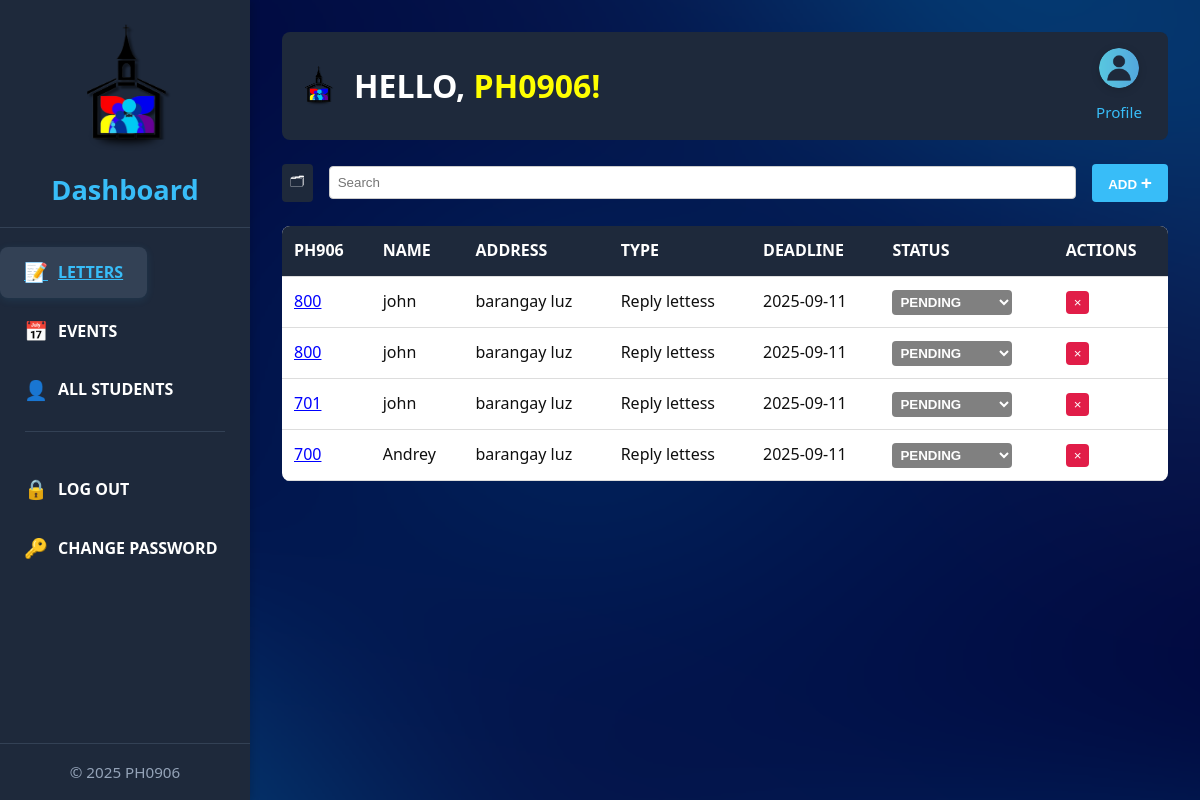
The page /home.php on the database as committed earlier.
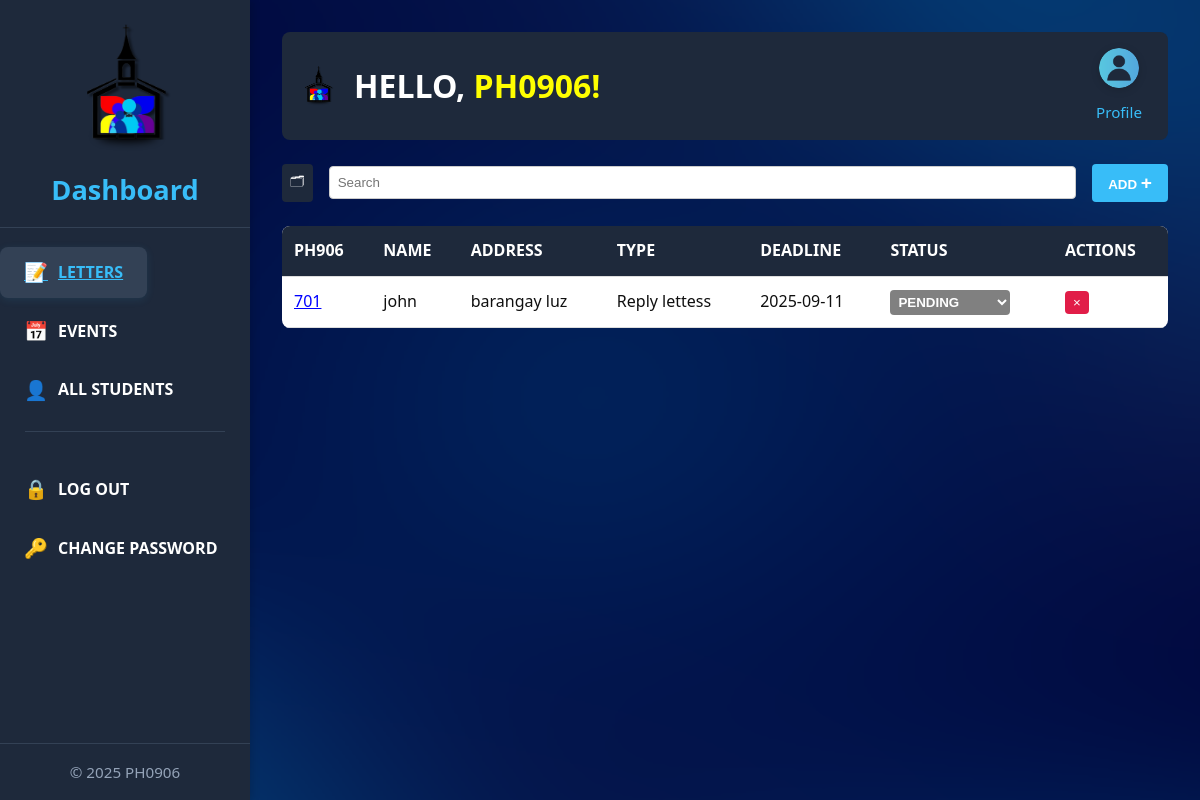
The same page on the database as committed later.
### tables this page shows
CREATE TABLE `students` (
  `id` int(100) NOT NULL,
  `ph906` varchar(255) NOT NULL,
  `name` varchar(255) NOT NULL,
  `address` varchar(255) NOT NULL,
  `type` varchar(255) NOT NULL,
  `deadline` date NOT NULL,
  `status` varchar(255) NOT NULL
);

### home.php (the view, shortened to what this page needs)
<!DOCTYPE html>
<html lang="en">
<head>
  <link rel="stylesheet" href="home.css" />
</head>
<body>
  <div class="sidebar-panel" style="position: fixed; top: 0; left: 0; width: 250px; height: 100%; background: #1e293b; color: white; box-shadow: 2px 0 8px rgba(0,0,0,0.15); display: flex; flex-direction: column; justify-content: space-between; z-index: 1000;">
    <div>
      <div class="sidebar-header" style="padding: 1.5rem 1rem 1rem 1rem; border-bottom: 1px solid #334155; text-align: center;">
        <img src="ph0906logo.png" alt="Logo" style="width: 118px; height: 128px; margin-bottom: 0.5rem;">
        <h2 style="font-size: 1.7rem; color: #38bdf8; margin: 0;">Dashboard</h2>
      </div>
  <ul class="sidebar-menu" style="list-style: none; padding: 1.2rem 0; margin: 0; display: flex; flex-direction: column; gap: 0.5rem; align-items: flex-start;">
        <li><a href="home.php" style="display: flex; align-items: center; gap: 10px; padding: 10px 24px; color: #38bdf8;background: #334155;  text-decoration: underline; font-weight: bold; border-radius: 8px;box-shadow: 0 2px 8px rgba(56,189,248,0.10);"><span style="font-size:1.2em;">&#128221;</span> Letters</a></li>
        <li><a href="events.php" style="display: flex; align-items: center; gap: 10px; padding: 10px 24px; color: white; text-decoration: none; font-weight: bold; border-radius: 8px; transition: background 0.2s;"><span style="font-size:1.2em;">&#128197;</span> Events</a></li>
        <li><a href="all_students.php" style="display: flex; align-items: center; gap: 10px; padding: 10px 24px; color: white; text-decoration: none; font-weight: bold; border-radius: 8px; transition: background 0.2s;"><span style="font-size:1.2em;">&#128100;</span> All Students</a></li>
        <div style="width: 80%; margin: 0.5rem auto 1.5rem auto;">
          <hr style="border: none; border-bottom: 1px solid #334155;">
        </div>
        <li><a href="logout.php" onclick="return confirm('Are you sure you want to log out?');" style="display: flex; align-items: center; gap: 10px; padding: 10px 24px; color: white; text-decoration: none; font-weight: bold; border-radius: 8px; transition: background 0.2s;"><span style="font-size:1.2em;">&#128274;</span> Log Out</a></li>
        <li><a href="#" id="change-password-link" style="display: flex; align-items: center; gap: 10px; padding: 10px 24px; color: white; text-decoration: none; font-weight: bold; border-radius: 8px; transition: background 0.2s;"><span style="font-size:1.2em;">&#128273;</span> Change Password</a></li>
      </ul>
    </div>
    <div class="sidebar-footer" style="padding: 1rem; text-align: center; font-size: 0.95rem; color: #94a3b8; border-top: 1px solid #334155;">
      <p style="margin:0;">&copy; 2025 PH0906</p>
    </div>
  </div>
  <div class="home-container">
    <header class="main-header">
      <div class="header-group">
        <img src="ph0906logo.png" alt="Church Icon" class="icon" />
        <h1>HELLO, <span class="highlight">PH0906!</span></h1>
      </div>
            <div class="profile-icon" style="margin-right: 10px; text-align: center;">
        <a href="caseworkerprofile.php">
          <img src="icon.png" alt="Profile" style="width: 40px; height: 40px; border-radius: 50%; object-fit: cover; box-shadow: 0 2px 8px rgba(0,0,0,0.15);" />
        </a>
        <div style="font-size: 0.95em; color: #38bdf8; margin-top: 4px;">Profile</div>
      </div>
    </header>
    <section class="search-section">
      <button class="filter-btn" id="filter-btn">&#x1F5C2;</button>
      <input type="text" class="search-input" placeholder="Search" id="search-input" />
      <button class="add-btn" id="open-add-modal">ADD <span>+</span></button>
    </section>
    <section class="table-section">
      <table>
        <thead>
          <tr>
            <th>PH906</th>
            <th>NAME</th>
            <th>ADDRESS</th>
            <th>TYPE</th>
            <th>DEADLINE</th>
            <th>STATUS</th>
            <th>ACTIONS</th>
          </tr>
        </thead>
        <tbody id="students-tbody">
        <?php
        include 'db.php';
        $result = $conn->query("SELECT * FROM students ORDER BY id DESC");
        while ($row = $result->fetch_assoc()) {
            $statusColor = '';
            switch ($row['status']) {
                case 'PENDING':
                    $statusColor = 'background-color: gray; color: white;';
                    break;
            }
            echo "<tr>
                <td><a href='studentprofile.php?ph906={$row['ph906']}' style='color: blue; text-decoration: underline;'>{$row['ph906']}</a></td>
                <td>{$row['name']}</td>
                <td>{$row['address']}</td>
                <td>{$row['type']}</td>
                <td>{$row['deadline']}</td>
                <td>
                    <form action='update_status.php' method='post' style='display:inline;'>
                        <input type='hidden' name='id' value='{$row['id']}'>
                        <select name='status' class='status-dropdown' style='{$statusColor}' onchange='this.form.submit()'>
                            <option value='PENDING' " . ($row['status'] === 'PENDING' ? 'selected' : '') . ">PENDING</option>
                            <option value='TURN IN' " . ($row['status'] === 'TURN IN' ? 'selected' : '') . ">TURN IN</option>
                            <option value='ON HAND' " . ($row['status'] === 'ON HAND' ? 'selected' : '') . ">ON HAND</option>
                            <option value='OUTDATED' " . ($row['status'] === 'OUTDATED' ? 'selected' : '') . ">OUTDATED</option>
                            <option value='TURN IN LATE' " . ($row['status'] === 'TURN IN LATE' ? 'selected' : '') . ">TURN IN LATE</option>
                        </select>
                    </form>
                </td>
                <td>
                    <form action='delete_student.php' method='post' style='display:inline;'>
                        <input type='hidden' name='id' value='{$row['id']}'>
                        <button type='submit' class='remove-btn'>&times;</button>
                    </form>
                </td>
            </tr>";
        }
        ?>
        </tbody>
      </table>
    </section>
  </div>
</body>
</html>

### home.css (style rules this page uses)
* { margin: 0; padding: 0; box-sizing: border-box; }
body { font-family: 'Segoe UI', Tahoma, Geneva, Verdana, sans-serif; background-image: url("darkbluebackground.png"); background-size: cover; background-position: center; background-repeat: no-repeat; background-attachment: fixed; background-color: #f4f4f4; color: #0f0f0f; line-height: 1.6; display: flex; min-height: 100vh; }
.sidebar-panel { position: fixed; top: 0; left: 0; width: 250px; height: 100%; background-color: #1e293b; color: white; display: flex; flex-direction: column; justify-content: flex-start; z-index: 1000; box-shadow: 2px 0 5px rgba(0, 0, 0, 0.5); }
.sidebar-header { padding: 1rem; border-bottom: 1px solid #334155; text-align: center; }
.sidebar-header h2 { font-size: 1.5rem; color: #38bdf8; }
.sidebar-menu { list-style: none; padding: 1rem 0; display: flex; flex-direction: column; align-items: center; gap: 0.5rem; }
.sidebar-menu li { margin: 0; }
.sidebar-menu a { display: block; padding: 10px 20px; color: white; text-decoration: none; font-weight: bold; text-align: center; text-transform: uppercase; transition: background-color 0.3s; }
.sidebar-menu a span { display: block; }
.sidebar-footer { padding: 1rem; text-align: center; font-size: 0.9rem; color: #94a3b8; }
.home-container { flex-grow: 1; padding: 2rem; max-width: 1200px; margin: 0 auto; display: flex; flex-direction: column; align-items: stretch; gap: 1.5rem; margin-left: 250px; }
.main-header { display: flex; justify-content: space-between; align-items: center; background: #1e293b; color: white; padding: 1rem; border-radius: 8px; }
.header-group { display: flex; align-items: center; gap: 1rem; }
.icon { width: 40px; height: 40px; }
.highlight { color: yellow; }
.search-section { display: flex; align-items: center; gap: 1rem; }
.search-input { flex: 1; padding: 0.5rem; border: 1px solid #ccc; border-radius: 4px; }
.add-btn { background: #38bdf8; color: white; border: none; padding: 0.5rem 1rem; font-weight: bold; border-radius: 4px; cursor: pointer; }
.add-btn span { font-size: 1.2rem; }
.filter-btn { background: #1e293b; color: white; border: none; padding: 0.5rem; border-radius: 4px; cursor: pointer; }
.table-section { overflow-x: auto; }
table { width: 100%; border-collapse: collapse; background: white; border-radius: 8px; overflow: hidden; }
thead { background: #1e293b; color: white; }
th, td { padding: 0.75rem; text-align: left; border-bottom: 1px solid #ddd; }
.status-dropdown { padding: 0.25rem; border: none; border-radius: 4px; color: white; font-weight: bold; }
.remove-btn { background: #e11d48; color: white; border: none; padding: 0.25rem 0.5rem; border-radius: 4px; cursor: pointer; }

Rows that differ between the two databases and show on the page:
removed students: ph906 "800", name "john", address "barangay luz", type "Reply lettess", deadline "2025-09-11", status "PENDING"
removed students: ph906 "800", name "john", address "barangay luz", type "Reply lettess", deadline "2025-09-11", status "PENDING"
removed students: ph906 "700", name "Andrey", address "barangay luz", type "Reply lettess", deadline "2025-09-11", status "PENDING"
